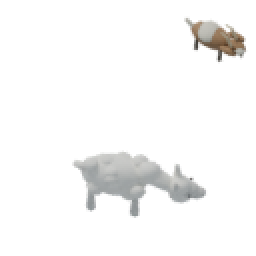
#> input picture docs/design/tiles-3d-models/animation-layers/fleece/animals_mid_01.png, 128 x 128 px, given in place of fleece_V2_mid.png, which was not available (shown 2 times larger)
$ python compose_density.py
#> lines starting #> are read from the running program, lines starting #| are printed output that depends on the picture
"""Before/after proofs and bandit palette; reuses completed own Blender bandit renders."""
from pathlib import Path
from PIL import Image,ImageDraw,ImageFont
import json,hashlib

ROOT=Path(__file__).resolve().parents[2]
OUT=ROOT/'docs/design/tiles-3d-models';BANDIT=ROOT/'docs/design/bandit'
WOOD='#4A3020';GOLD='#F1D58A';CREAM='#EFE3C8';L=Image.Resampling.LANCZOS
def font(n):return ImageFont.truetype('C:/Windows/Fonts/georgia.ttf',n)

def density():
    terrains=['fleece','grain','clay','desert','stone']
    notes={'fleece':'Rolling meadow · wall and gate · seven sheep / three tiny goats in motion',
           'grain':'Dense golden canopy · curved rows · visible ears · cart / stooks / poppies',
           'clay':'Three excavated terraces · wet floor · kiln / shed / drying racks',
           'desert':'Relief dunes and ripples · rock outcrops · scrub / bleached remains',
           'stone':'Same ridge shape · warmer dark rock · snow caps · larger nine-tile patch'}
    sheet=Image.new('RGBA',(2180,2960),WOOD);d=ImageDraw.Draw(sheet)
#> after `sheet = Image.new('RGBA', (2180, 2960), WOOD)`:
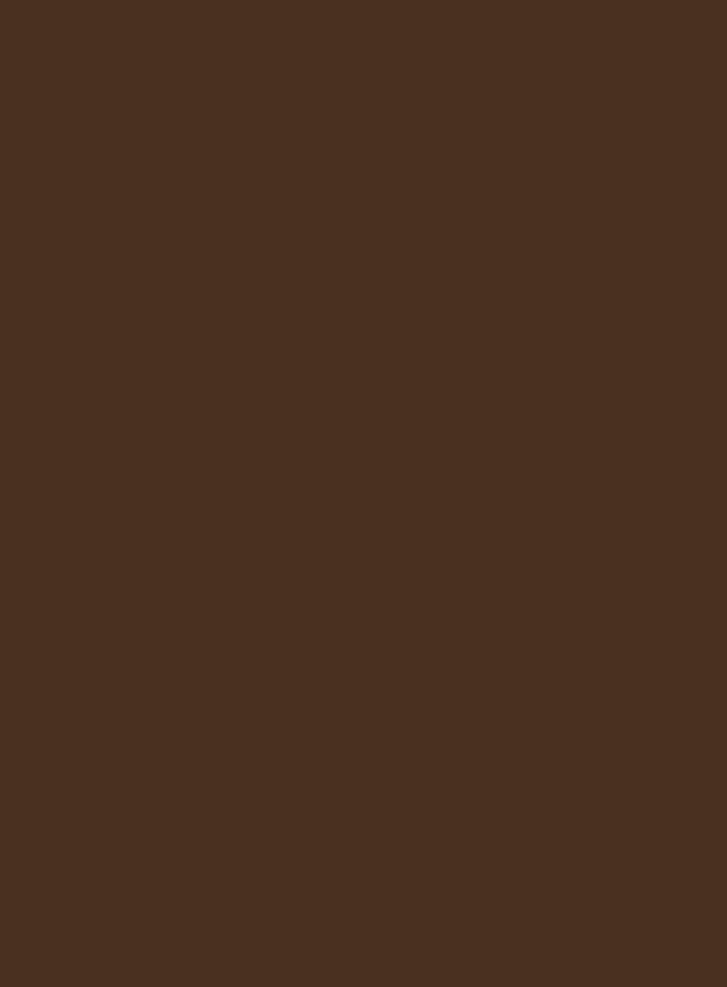
#> sheet: PIL image 2180x2960 RGBA (shown at 1/3 size); mean R, G, B, A 74, 48, 32, 255
    d.text((24,20),'V2 density pass | before to after',font=font(34),fill=GOLD)
    for col,label in enumerate(['BEFORE · mid','AFTER · mid','BEFORE · max','AFTER · max']):
        d.text((80+col*530,76),label,font=font(22),fill=CREAM)
    for row,r in enumerate(terrains):
        y=116+row*560
        for col,(before,angle) in enumerate([(True,'mid'),(False,'mid'),(True,'max'),(False,'max')]):
            folder=OUT/'density-before' if before else OUT
            sheet.alpha_composite(Image.open(folder/f'{r}_V2_{angle}.png').convert('RGBA'),(40+530*col,y))
        d.text((35,y+505),r.title()+' | '+notes[r],font=font(20),fill=GOLD)
#> pass 2 of the loop in density, `for row,r in enumerate(terrains):`:
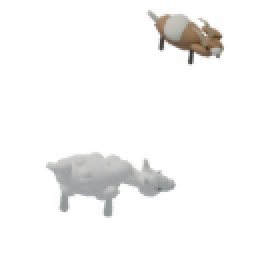
#> input picture docs/design/tiles-3d-models/animation-layers/fleece/animals_mid_02.png, 128 x 128 px, given in place of grain_V2_mid.png, which was not available (shown 2 times larger)
#> in density, `sheet.alpha_composite(Image.open(folder/f'{r}_V2_{angle}.png').convert..`:
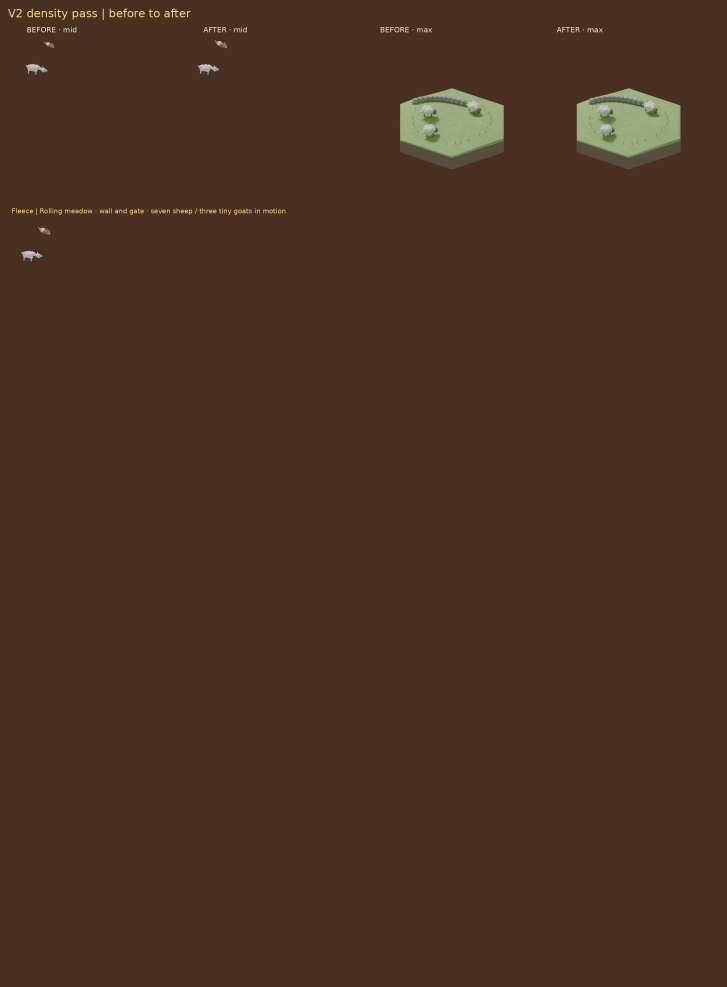
#> sheet: PIL image 2180x2960 RGBA (shown at 1/3 size); mean R, G, B, A 75.5, 50.2, 33.8, 255
    sheet.convert('RGB').save(OUT/'palette-v2-density.png')
    # Actual animal source, enlarged for judging tiny horns/beards, plus in-context crop.
    detail=Image.new('RGBA',(1024,580),WOOD);d=ImageDraw.Draw(detail)
    d.text((24,15),'Fleece | tiny goats remain smaller than sheep',font=font(26),fill=GOLD)
    detail.alpha_composite(Image.open(OUT/'animation-layers/fleece/animals_mid_00.png').convert('RGBA').resize((512,512),L),(0,58))
    detail.alpha_composite(Image.open(OUT/'fleece_V2_max.png').convert('RGBA'),(512,58))
    detail.convert('RGB').save(OUT/'fleece-animals-detail.png')

def bandits():
    titles={'B1':'Pale-rim cloak','B2':'Lantern carrier','B3':'Ivory beacon ring'}
    sheet=Image.new('RGBA',(1536,1780),WOOD);d=ImageDraw.Draw(sheet)
    d.text((24,20),'Bandit | V2 options at game size',font=font(34),fill=GOLD)
    d.text((24,72),'Body = 35% of hex width · upright at both tilts · 25% phone proof included',font=font(22),fill=CREAM)
    metrics={};source_hashes={}
    for col,(option,title) in enumerate(titles.items()):
        source= BANDIT/f'{option}.png';sprite=Image.open(source).convert('RGBA')
        raw=BANDIT/f'{option}-render.png';source_hashes[raw.name]=hashlib.sha256(raw.read_bytes()).hexdigest()
        body=Image.open(raw).convert('RGBA');body=body.crop(body.getchannel('A').getbbox())
        # Existing final sprites normalize raw silhouettes to 390px height, foot at 445px.
        normalization=min(390/body.height,370/body.width);body_width=round(body.width*normalization)
        d.text((col*512+20,120),option+' | '+title,font=font(27),fill=GOLD)
        sheet.alpha_composite(sprite.resize((260,260),L),(col*512+126,158))
        for row,(terrain,angle) in enumerate([('timber','flat'),('timber','max'),('grain','max')]):
            tile=Image.open(OUT/f'{terrain}_V2_{angle}.png').convert('RGBA')
            canvas=Image.new('RGBA',(512,440),WOOD)
            canvas.alpha_composite(tile,(0,-20))
            # R=.93, ortho=2.65; widest ground span is sqrt(3)*R, independent of tilt.
            hex_width=512/2.65*(3**.5)*.93
            factor=hex_width*.35/body_width
            stamp=sprite.resize((round(512*factor),round(512*factor)),L)
            import math
            tilt=0 if angle=='flat' else .96
            footx=256+.15*.93*512/2.65
            footy=256-20+.15*.93*math.cos(tilt)*512/2.65
            # Standing on canopy is deliberately a visibility challenge; actual token priority needs integration.
            canvas.alpha_composite(stamp,(round(footx-256*factor),round(footy-445*factor)))
            path=BANDIT/f'{option}-on-{terrain}-{angle}.png';canvas.convert('RGB').save(path)
            top=450+row*440;sheet.alpha_composite(canvas,(col*512,top))
            d.text((col*512+20,top+12),terrain.title()+' | '+('flat' if angle=='flat' else 'max tilt'),font=font(23),fill=CREAM)
            metrics[f'{option}-{terrain}-{angle}']={'hex_width_px':round(hex_width,2),'body_width_px':round(body_width*factor,2),'width_ratio':.35,'phone_hex_width_px':round(hex_width/4,2),'phone_body_width_px':round(body_width*factor/4,2)}
    sheet.convert('RGB').save(BANDIT/'bandit-options.png')
    sheet.convert('RGB').resize((384,445),L).save(BANDIT/'bandit-options-phone-25pct.png')
    (BANDIT/'validation.json').write_text(json.dumps({'placements':metrics,'reused_own_raw_sha256':source_hashes,'sprite_size':[512,512],'phone_sheet_scale':.25},indent=2))
    print('BANDIT_OK: reused three completed own Blender models; 9 game-scale composites')

#> (the run stopped early here; a loop or call above may not have finished)
